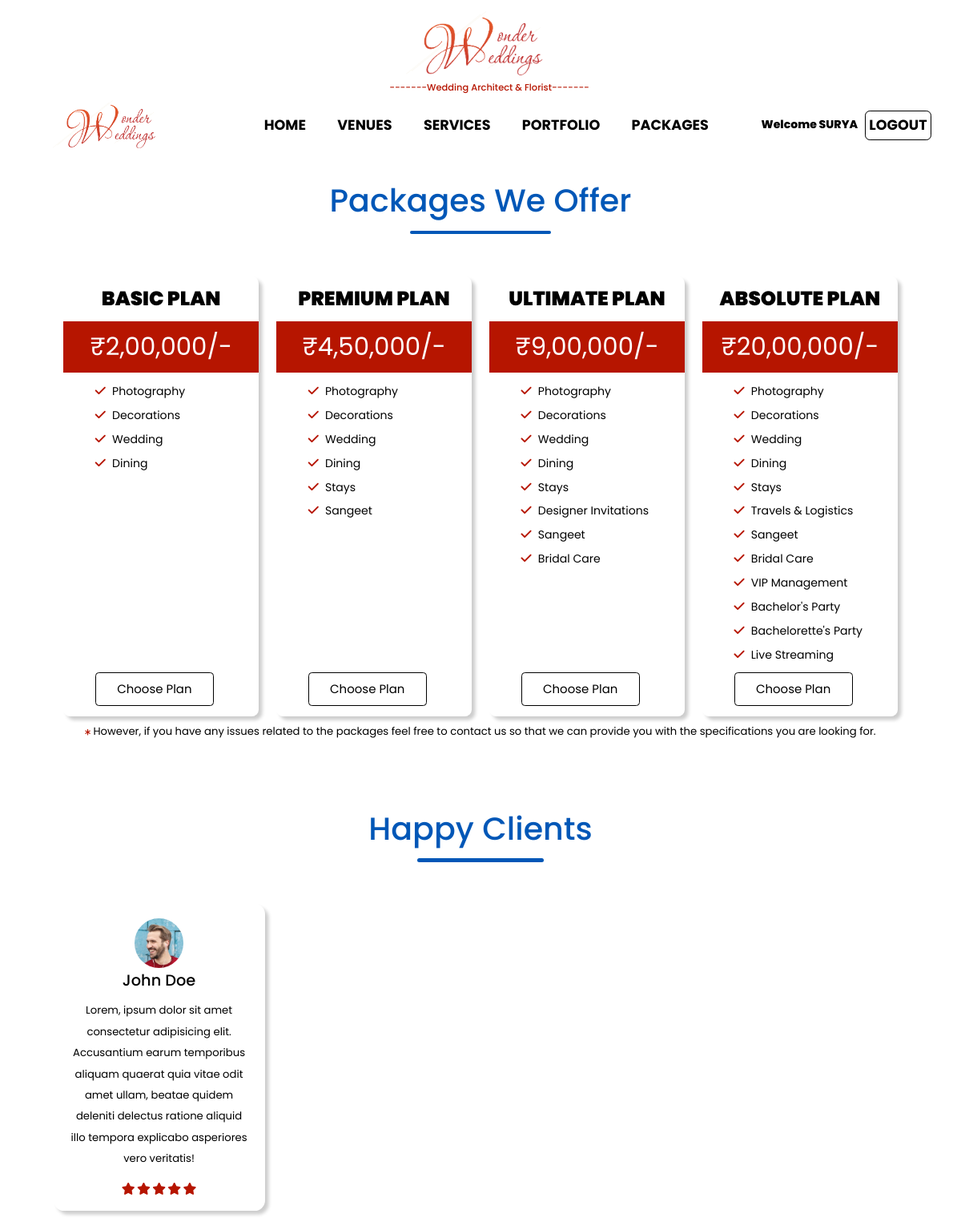
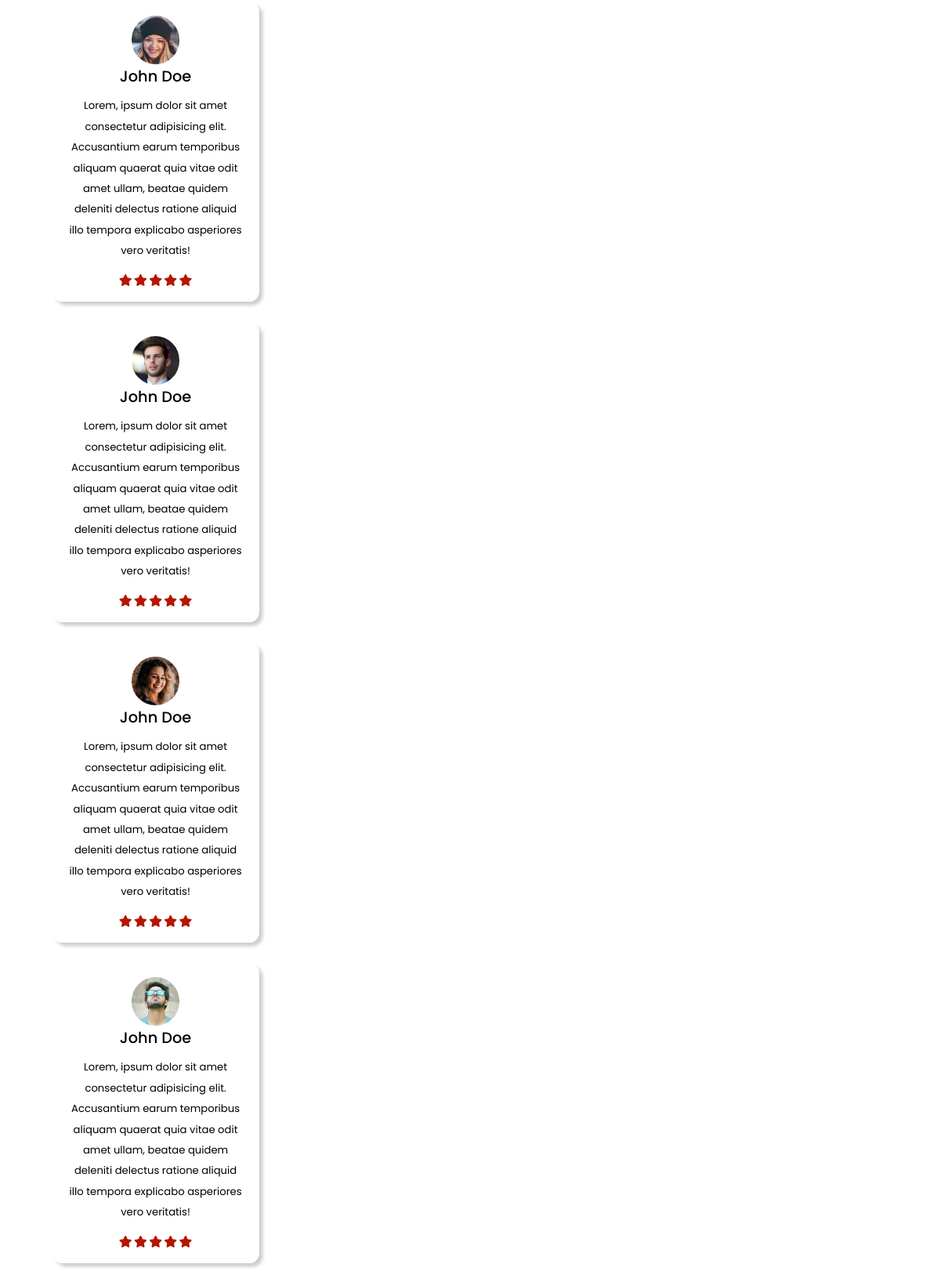
Screenshot of /packages.php (signed in, upper part) with the database file from the repository (2 pictures, top to bottom).
### tables this page shows
CREATE TABLE `packages` (
  `id` tinyint(4) DEFAULT NULL,
  `services` varchar(40) DEFAULT NULL
);

### packages.php (the view, shortened to what this page needs)
<?php
    include("include/db_connect.php");
    $res = mysqli_query($conn,"select plan,price from pricing");
    $price = array();
    while($row = mysqli_fetch_assoc($res)){
        $price[$row['plan']] = $row['price'];
    }
?>
<!DOCTYPE html>
<html lang="en">
<head>
    <?php  include("include/head_links.php");?>
    <link rel="stylesheet" type="text/css" href="css/styleVenues.css" />
</head>
<body class="body">
    <div class="container">
        <?php include("include/header.php"); ?>
        <section class="packages">
            <div class="info">
                <h3>packages we offer</h3>
                <div class="title-dash" style="width:20rem;"></div>
            </div>
            <div class="box-container">
                <div class="box">
                    <h3>basic plan</h3>
                    <div class="price">₹<?=$price['basic']?>/-</div>
                    <div class="list">
                        <?php
                            $result = mysqli_query($conn,"select services from packages where id=1");
                            while($rows = mysqli_fetch_assoc($result)){
                                echo '<p><i class="fas fa-check"></i> ' . $rows['services'] . '</p>';
                            }
                        ?>
                    </div>
                    <a href="" class="button">Choose plan</a>
                </div>
                <div class="box">
                    <h3>premium plan</h3>
                    <div class="price">₹<?=$price['premium']?>/-</div>
                    <div class="list">
                        <?php
                            $result = mysqli_query($conn,"select services from packages where id=2");
                            while($rows = mysqli_fetch_assoc($result)){
                                echo '<p><i class="fas fa-check"></i> ' . $rows['services'] . '</p>';
                            }
                        ?>
                    </div>
                    <a href="" class="button">choose plan</a>
                </div>
                <div class="box">
                    <h3>ultimate plan</h3>
                    <div class="price">₹<?=$price['ultimate']?>/-</div>
                    <div class="list">
                        <?php
                            $result = mysqli_query($conn,"select services from packages where id=3");
                            while($rows = mysqli_fetch_assoc($result)){
                                echo '<p><i class="fas fa-check"></i> ' . $rows['services'] . '</p>';
                            }
                        ?>
                    </div>
                    <a href="" class="button">choose plan</a>
                </div>
                <div class="box">
                    <h3>absolute plan</h3>
                    <div class="price">₹<?=$price['absolute']?>/-</div>
                    <div class="list">
                        <?php
                            $result = mysqli_query($conn,"select services from packages where id=4");
                            while($rows = mysqli_fetch_assoc($result)){
                                echo '<p><i class="fas fa-check"></i> ' . $rows['services'] . '</p>';
                            }
                        ?>
                    </div>
                    <a href="" class="button">choose plan</a>
                </div>
            </div>
            <p style="text-align:center;margin-top:1rem;color:var(--pure-black);font-size:1.5rem;"><span style="color:var(--red);font-size:1rem;"><i class="fa-solid fa-asterisk"></i></span> However, if you have any issues related to the packages feel free to contact us so that we can provide you with the specifications you are looking for.</p>
        </section>
        <section class="reviews">
            <div class="info">
                <h3>happy clients</h3>
                <div class="title-dash" style="width:18rem;"></div>
            </div>
            <div class="swiper reviews-slider" style="width:93%; margin:auto;">
                <div class="swiper-wrapper">
                    <div class="swiper-slide slide">
                        <img src="images/pic-1.png" alt="">
                        <h3 style="color:var(--pure-black)">john doe</h3>
                        <p>Lorem, ipsum dolor sit amet consectetur adipisicing elit. Accusantium earum temporibus
                            aliquam quaerat quia vitae odit amet ullam, beatae quidem deleniti delectus ratione aliquid
                            illo tempora explicabo asperiores vero veritatis!</p>
                        <div class="stars">
                            <i class="fas fa-star"></i>
                            <i class="fas fa-star"></i>
                            <i class="fas fa-star"></i>
                            <i class="fas fa-star"></i>
                            <i class="fas fa-star"></i>
                        </div>
                    </div>
                    <div class="swiper-slide slide">
                        <img src="images/pic-2.png" alt="">
                        <h3>john doe</h3>
                        <p>Lorem, ipsum dolor sit amet consectetur adipisicing elit. Accusantium earum temporibus
                            aliquam quaerat quia vitae odit amet ullam, beatae quidem deleniti delectus ratione aliquid
                            illo tempora explicabo asperiores vero veritatis!</p>
                        <div class="stars">
                            <i class="fas fa-star"></i>
                            <i class="fas fa-star"></i>
                            <i class="fas fa-star"></i>
                            <i class="fas fa-star"></i>
                            <i class="fas fa-star"></i>
                        </div>
                    </div>
                    <div class="swiper-slide slide">
                        <img src="images/pic-3.png" alt="">
                        <h3>john doe</h3>
                        <p>Lorem, ipsum dolor sit amet consectetur adipisicing elit. Accusantium earum temporibus
                            aliquam quaerat quia vitae odit amet ullam, beatae quidem deleniti delectus ratione aliquid
                            illo tempora explicabo asperiores vero veritatis!</p>
                        <div class="stars">
                            <i class="fas fa-star"></i>
                            <i class="fas fa-star"></i>
                            <i class="fas fa-star"></i>
                            <i class="fas fa-star"></i>
                            <i class="fas fa-star"></i>
                        </div>
                    </div>
                    <div class="swiper-slide slide">
                        <img src="images/pic-4.png" alt="">
                        <h3>john doe</h3>
                        <p>Lorem, ipsum dolor sit amet consectetur adipisicing elit. Accusantium earum temporibus
                            aliquam quaerat quia vitae odit amet ullam, beatae quidem deleniti delectus ratione aliquid
                            illo tempora explicabo asperiores vero veritatis!</p>
                        <div class="stars">
                            <i class="fas fa-star"></i>
                            <i class="fas fa-star"></i>
                            <i class="fas fa-star"></i>
                            <i class="fas fa-star"></i>
                            <i class="fas fa-star"></i>
                        </div>
                    </div>
                    <div class="swiper-slide slide">
                        <img src="images/pic-5.png" alt="">
                        <h3>john doe</h3>
                        <p>Lorem, ipsum dolor sit amet consectetur adipisicing elit. Accusantium earum temporibus
                            aliquam quaerat quia vitae odit amet ullam, beatae quidem deleniti delectus ratione aliquid
                            illo tempora explicabo asperiores vero veritatis!</p>
                        <div class="stars">
                            <i class="fas fa-star"></i>
                            <i class="fas fa-star"></i>
                            <i class="fas fa-star"></i>
                            <i class="fas fa-star"></i>
                            <i class="fas fa-star"></i>
                        </div>
                    </div>
                </div>
            </div>
        </section>
        <?php include("include/footer.php"); ?>
    </div>
</body>
</html>

### css/style.css (style rules this page uses)
* { padding:0; margin:0; box-sizing: border-box; font-family: 'Poppins', sans-serif; border:none; text-decoration: none; outline:none; }
:root { --white:#fff; --black:rgb(80, 79, 80); --pure-black:#000; --blue:rgb(0, 87, 183); --red:rgb(182, 21, 0); --transparent-white:rgba(255,255,255,.3); --transparent-black:rgba(0,0,0,.6); --border:.2rem solid var(--pure-black); --box-shadow: .5rem .5rem .5rem rgba(0,0,0,0.2); --box-shadow-hover: rgba(0, 0, 0, 0.25) 0px 54px 55px, rgba(0, 0, 0, 0.12) 0px -12px 30px, rgba(0, 0, 0, 0.12) 0px 4px 6px, rgba(0, 0, 0, 0.17) 0px 12px 13px, rgba(0, 0, 0, 0.09) 0px -3px 5px; --brownish:rgb(173, 150, 80); --green:rgb(21, 115, 71); }
html { font-size:60.5%; overflow-x: hidden; }
section { padding:1rem; }
.body { background-image: url(../images/wedding-background5.jpg); opacity:1; background-size: cover; background-position: center; background-attachment: fixed; position: relative; }
.container { max-width:100%; padding: 1rem 2rem; background-color: var(--transparent-white); backdrop-filter: blur(1rem); }
.button { display: inline-block; padding:1rem 3rem; border:var(--border); background: var(--transparent-white); color:var(--pure-black); border-radius: .5rem; font-size:1.7rem; user-select: none; text-decoration: none; text-transform: capitalize; margin-top:1rem; }
.title-dash { background-color: var(--blue); height:.5rem; width:50rem; margin:auto; border-radius: 1rem; }
@media (max-width:1250px) { html { font-size: 55%; } }

### css/styleVenues.css (style rules this page uses)
:root { --white:#fff; --pure-black:#000; --black:rgb(80, 79, 80); --blue:rgb(0, 87, 183); --red:rgb(182, 21, 0); --transparent-white:rgba(255,255,255,.3); --transparent-black:rgba(0,0,0,.6); --border:.2rem solid var(--pure-black); --box-shadow: .5rem .5rem .5rem rgba(0,0,0,0.2); --box-shadow-ultra: 1rem 1rem 1rem rgba(0,0,0,0.2); --box-shadow-hover: rgba(0, 0, 0, 0.25) 0px 54px 55px, rgba(0, 0, 0, 0.12) 0px -12px 30px, rgba(0, 0, 0, 0.12) 0px 4px 6px, rgba(0, 0, 0, 0.17) 0px 12px 13px, rgba(0, 0, 0, 0.09) 0px -3px 5px; --box-shadow-service: rgba(0, 0, 0, 0.3) 0px 19px 38px, rgba(0, 0, 0, 0.22) 0px 15px 12px; --brownish:rgb(173, 150, 80); --font-title: "Montserrat", sans-serif; --font-text: "Lato", sans-serif; }
*::before, *::after { box-sizing: border-box; }
.venues.info h3,.info h3 { padding:2rem; padding-bottom: 1rem; text-transform: capitalize; font-size: 4.5rem; color:var(--blue); }
.packages { border-radius: 2rem; margin:1rem 1rem 5rem; }
.packages .info { text-align:center; display:block; margin-bottom: 6rem; }
.packages .box-container { display:grid; grid-template-columns: repeat(auto-fit, minmax(25rem , 1fr)); gap:2.5rem; margin:auto 5rem; }
.packages .box { background-color: var(--transparent-white); backdrop-filter: blur(1rem); border-radius: 1rem; box-shadow: var(--box-shadow); }
.packages .box h3 { text-transform: uppercase; text-align: center; color:var(--pure-black); font-size:2.8rem; font-weight: 900; margin-top: 1.5rem; }
.packages .box .price { text-align: center; font-size:3.5rem; padding:1rem; background-color: var(--red); color:var(--white); margin:1.5rem auto; }
.packages .box .list { min-height: 40rem; }
.packages .box .list p { text-align: left; text-transform: capitalize; color:var(--pure-black); font-size: 1.6rem; margin-left: 4.5rem; line-height: 1.5; }
.packages .box .list p i { color:var(--red); padding-right: .5rem; font-size:1.7rem; }
.packages .box a { margin:1rem auto 1.5rem; margin-left: 4.5rem; }
.reviews { margin-bottom: 5rem; }
.reviews .info { margin-bottom: 6rem; }
.reviews .info h3 { color:var(--blue); text-align: center; }
.reviews .slide { margin-bottom: 3rem; border-radius: 1.5rem; box-shadow: var(--box-shadow); text-align: center; padding:2rem; width:30rem; background: var(--transparent-white); backdrop-filter: blur(1rem); }
.reviews .slide img { border-radius: 50%; height:7rem; width:7rem; margin-bottom: .5rem; }
.reviews .slide h3 { font-size: 2.2rem; color:var(--pure-black); text-transform: capitalize; }
.reviews .slide p { font-size:1.5rem; color:var(--pure-black); line-height: 2; padding:1rem 0; }
.reviews .slide .stars { margin-top: .5rem; }
.reviews .slide .stars i { font-size: 1.7rem; color:var(--red); }

### rows the page displays
packages: services "Photography"
packages: services "Decorations"
packages: services "Wedding"
packages: services "Dining"
packages: services "Photography"
packages: services "Decorations"
packages: services "Wedding"
packages: services "Dining"
packages: services "Stays"
packages: services "Sangeet"
packages: services "Photography"
packages: services "Decorations"
packages: services "Wedding"
packages: services "Dining"
packages: services "Stays"
packages: services "Designer Invitations"
packages: services "Sangeet"
packages: services "Bridal Care"
packages: services "Photography"
packages: services "Decorations"
packages: services "Wedding"
packages: services "Dining"
packages: services "Stays"
packages: services "Travels & Logistics"
packages: services "Sangeet"
packages: services "Bridal Care"
packages: services "VIP Management"
packages: services "Bachelor's Party"
packages: services "Bachelorette's Party"
packages: services "Live Streaming"

### other values shown
$_SESSION['username'] "SURYA"
$price['basic'] "2,00,000"
$price['premium'] "4,50,000"
$price['ultimate'] "9,00,000"
$price['absolute'] "20,00,000"
